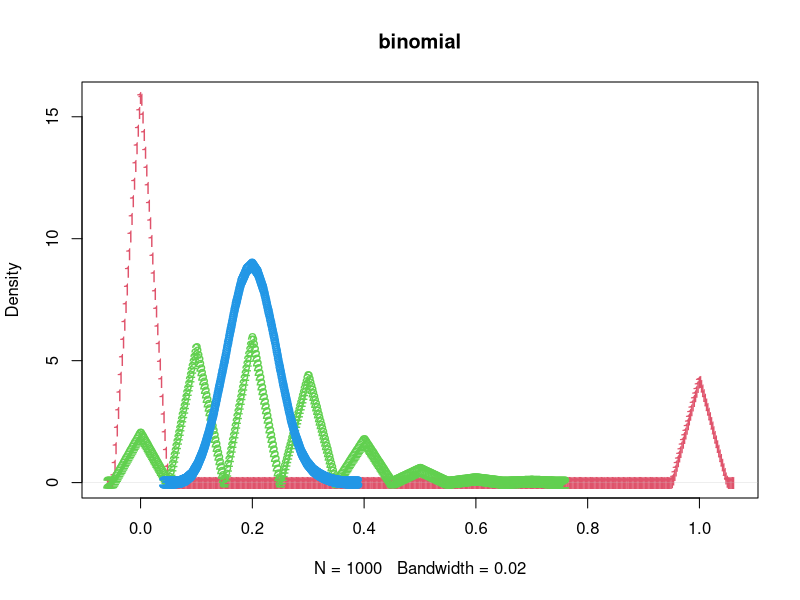
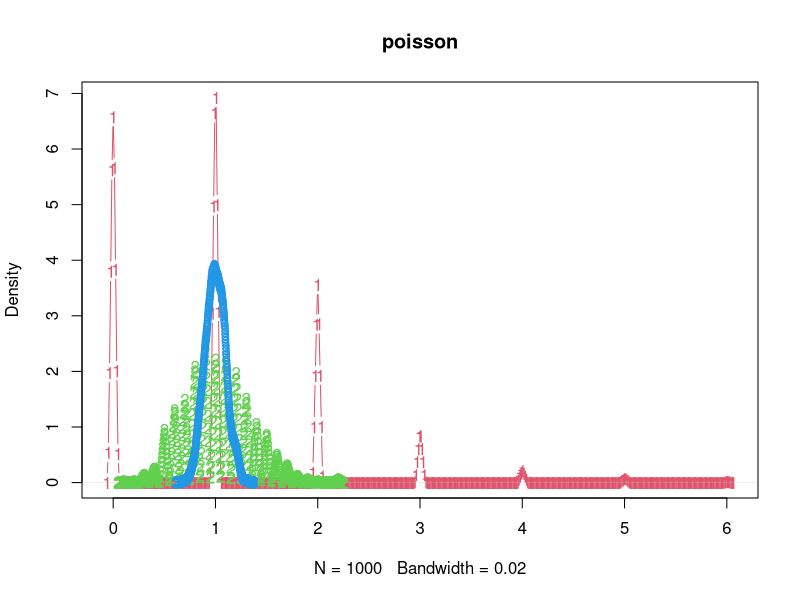
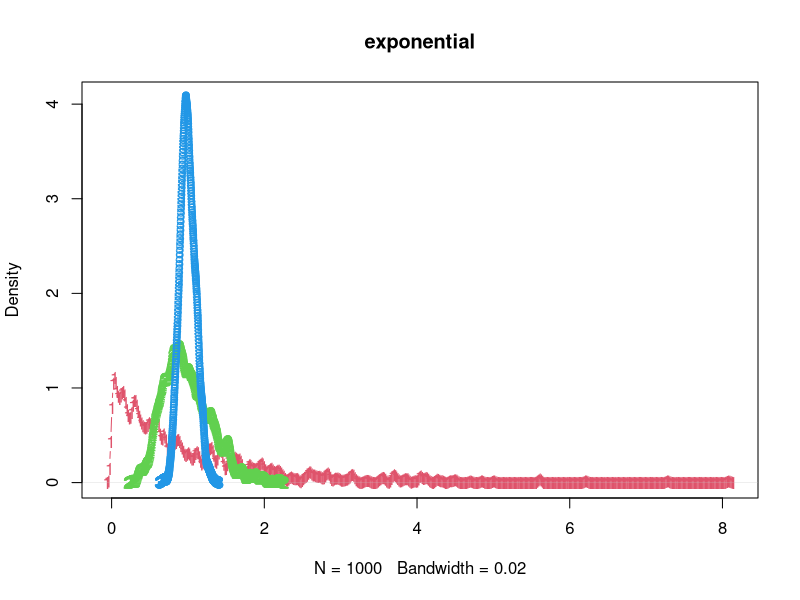

These figures' R source, in order: (Note: this script raises an error after producing the figures.)
M = 1000   #### number of replicate data sets to construct
Nlist = c(1,10,100)   #### three sample sizes

distribExpressions = list(
  binomial = 'rbinom(n*M, size=1, prob=0.2)',
  poisson = 'rpois(n*M, 1)',
  exponential = 'rexp(n*M)',
  normal = 'rnorm(n*M)',
  cauchy = 'rcauchy(n*M)'
)

simulateCLT = function(distribName) {
  theDensities = lapply(1:length(Nlist), function(i) {
    n = Nlist[i]
    # We use "eval" to turn the strings into results.
    simulations = eval(parse(text=distribExpressions[[distribName]]))
    simdatasets = matrix(simulations, nrow=n)
    simMeans = apply(simdatasets, 2, mean)
    density(simMeans, kernel="triangular", bw=0.02) 
    #str(simdatasets)
    #str(simMeans)
    # summary(simMeans)
    # summary(colMeans(simdatasets))  ### same thing.
    ### bw argument changes the bandwidth to make it more narrow.
  }
  )
  theXranges = sapply(theDensities, function(theDensity) range(theDensity$x))
  theYranges = sapply(theDensities, function(theDensity) range(theDensity$y))
  
  for(i in 1:length(Nlist)) {
    if(i==1)
      plot(theDensities[[i]],  type="b", col=2, pch=as.character(i)
           , xlim=c(min(theXranges),max(theXranges))
           , ylim=c(min(theYranges),max(theYranges)),
           main = distribName
      )
    else points(theDensities[[i]], type="b", col=i+1, pch=as.character(i))  
  }
}

simulateCLT('binomial')
simulateCLT('poisson')
simulateCLT('exponential')
simulateCLT('rbinom')
simulateCLT('normal')
simulateCLT('cauchy')
